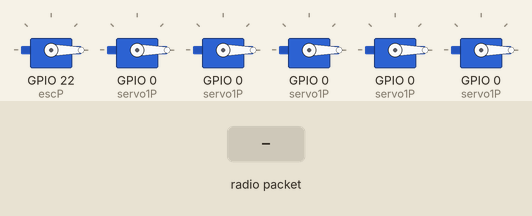
A sketch run on a simulated ESP32. Parts: 6 × servo. The inputs (shaded band) are chosen by the test bench. No radio packets arrive unless stated.

Above: at 1.7 s.
1.8 s: radio packet "," arrives
At 2.2 s:
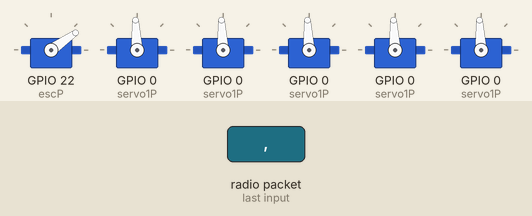
Timing chart, 0 to 4.8 s (numbered marks = the images above; inputs shaded):
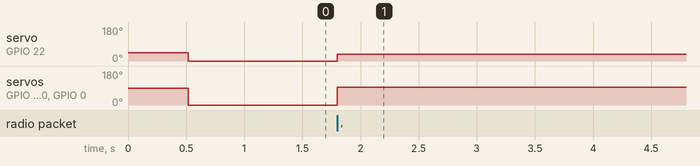

The sketch:

LoraRxV1.1.ino
```cpp
#include <ESP32Servo.h>
#include <SPI.h>
#include <LoRa.h>
#define ss 18
#define rst 14
#define dio0 26

byte escP = 22;
byte servo1P = 0;
byte servo2P = 0;
byte servo3P = 0;
byte switch1P = 0;
byte switch2P = 0;

Servo esc;
Servo servo1;
Servo servo2;
Servo servo3;

Servo switch1;
Servo switch2;

byte i=0;
int ppmChannel1, ppmChannel2, ppmChannel3, ppmChannel4, ppmChannel5, ppmChannel6;

void setup() {
  SPI.begin(5, 19, 27, 18);
  LoRa.setPins(ss, rst, dio0);
  LoRa.begin(433E6);

  esc.attach(escP);
  servo1.attach(servo1P);
  servo2.attach(servo2P);
  servo3.attach(servo3P);
  switch1.attach(switch1P);
  switch2.attach(switch2P);

  esc.writeMicroseconds(1000); // Arm ESC
  delay(500);
}
void setChannels(){
 if (LoRa.parsePacket()) {
    String packet = "";
    while (LoRa.available()) {
      packet += (char)LoRa.read();
    }
    if(!(packet.startsWith("S") && packet.endsWith("E"))){
       ppmChannel1 = 900;
       ppmChannel2 = 1500;
       ppmChannel3 = 1500;
       ppmChannel4 = 1500;
       ppmChannel5 = 1500;
       ppmChannel6 = 1500;
       return;
    }

    if (packet.startsWith("S") && packet.endsWith("E")) {
      packet = packet.substring(1, packet.length() - 1);
      int commaPos = packet.indexOf(",");
      if (commaPos != -1) {
        ppmChannel1 = packet.substring(0, commaPos).toInt();
        packet = packet.substring(commaPos + 1);

        commaPos = packet.indexOf(",");
        if (commaPos != -1) {
          ppmChannel2 = packet.substring(0, commaPos).toInt();
          packet = packet.substring(commaPos + 1);

          commaPos = packet.indexOf(",");
          if (commaPos != -1) {
            ppmChannel3 = packet.substring(0, commaPos).toInt();
            packet = packet.substring(commaPos + 1);

            commaPos = packet.indexOf(",");
            if (commaPos != -1) {
              ppmChannel4 = packet.substring(0, commaPos).toInt();
              packet = packet.substring(commaPos + 1);

              commaPos = packet.indexOf(",");
              if (commaPos != -1) {
                ppmChannel5 = packet.substring(0, commaPos).toInt();
                ppmChannel6 = packet.substring(commaPos + 1).toInt();
              }
            }
          }
        }
      }
    }
    packet="";
  }

}
void driveComponents(){
  esc.writeMicroseconds(ppmChannel1);
  servo1.writeMicroseconds(ppmChannel2);
  servo2.writeMicroseconds(ppmChannel3);
  servo3.writeMicroseconds(ppmChannel4);
  switch1.writeMicroseconds(ppmChannel5);
  switch2.writeMicroseconds(ppmChannel6);
}

void loop() {
    setChannels();
    driveComponents();
    delay(1);
}
```

Measured:
- after the input at 1.8 s, servo on GPIO 22 (escP): 0° → 35° at once; servo on GPIO 0 (servo1P), servo on GPIO 0 (servo1P), servo on GPIO 0 (servo1P), servo on GPIO 0 (servo1P), servo on GPIO 0 (servo1P): 0° → 93° at once
